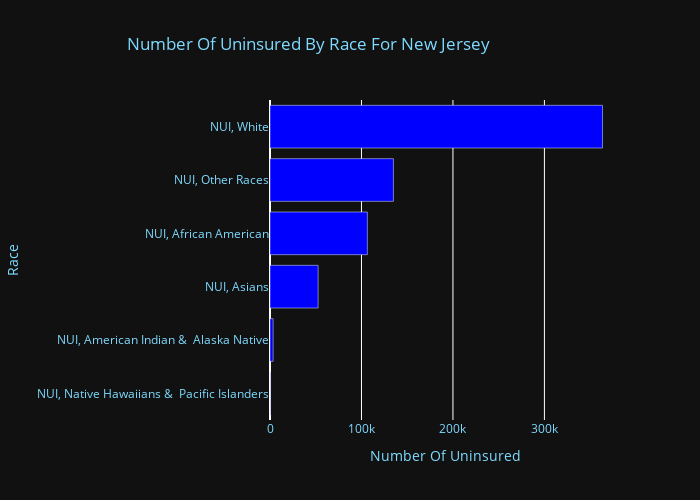

The notebook cell saved with this chart:
### Code cell
# 4 Horizontal Bar

# Here I set the colors I will be using for the visualizations
colors = {
    'background': '#111111',
    'text': '#7FDBFF'
}

df5= cities[['NUI, White', 'NUI, African American','NUI, American Indian & Alaska Native Population',
'NUI, Asians','NUI, Native Hawaiians & Pacific Islanders Population', 'NUI, Other Races','Uninsured Population']]

df5.rename(columns={"NUI, American Indian & Alaska Native Population": "NUI, American Indian &\n Alaska Native", "NUI, Native Hawaiians & Pacific Islanders Population": "NUI, Native Hawaiians &\n Pacific Islanders"}, inplace = True)

df5 = df5[['NUI, White', 'NUI, African American','NUI, American Indian &\n Alaska Native',
'NUI, Asians','NUI, Native Hawaiians &\n Pacific Islanders', 'NUI, Other Races']].sum()

df5 = pd.DataFrame(df5)

df5 = df5.reset_index()

# Didnt use an equals sign because this just renames the existing dataframe instead of renaming a copy of the dataframe.
df5.rename(columns = {'index':'Race', 0:'Number Of Uninsured'}, inplace = True)

df5 = df5.sort_values(by='Number Of Uninsured', ascending =True)

fig_5 = px.bar(df5, x='Number Of Uninsured', y='Race',color_discrete_sequence=["blue"], title='Number Of Uninsured By Race For New Jersey', height = 500, width = 700, orientation= 'h')
# fig_3.update_layout(width= 1150, height=700)
# fig_3.show()

# this is where I center the title for the visualization
fig_5.update_layout(
    title=dict(x=0.7), #set title in the center
    plot_bgcolor=colors['background'],
    paper_bgcolor=colors['background'],
    font_color=colors['text'],
)

fig_5.show()

### Figure 1 — Plotly figure (JSON) as saved in the notebook; plotly's stock layout.template omitted (floating-point values rounded to 4 significant figures)
{"data": [{"alignmentgroup": "True", "hovertemplate": "Number Of Uninsured=%{x}<br>Race=%{y}<extra></extra>", "legendgroup": "", "marker": {"color": "blue", "pattern": {"shape": ""}}, "name": "", "offsetgroup": "", "orientation": "h", "showlegend": false, "textposition": "auto", "type": "bar", "x": [323, 3408, 52596, 106411, 134910, 363495], "xaxis": "x", "y": ["NUI, Native Hawaiians &\n Pacific Islanders", "NUI, American Indian &\n Alaska Native", "NUI, Asians", "NUI, African American", "NUI, Other Races", "NUI, White"], "yaxis": "y"}], "layout": {"barmode": "relative", "font": {"color": "#7FDBFF"}, "height": 500, "legend": {"tracegroupgap": 0}, "paper_bgcolor": "#111111", "plot_bgcolor": "#111111", "title": {"text": "Number Of Uninsured By Race For New Jersey", "x": 0.7}, "width": 700, "xaxis": {"anchor": "y", "domain": [0, 1], "title": {"text": "Number Of Uninsured"}}, "yaxis": {"anchor": "x", "domain": [0, 1], "title": {"text": "Race"}}}}
